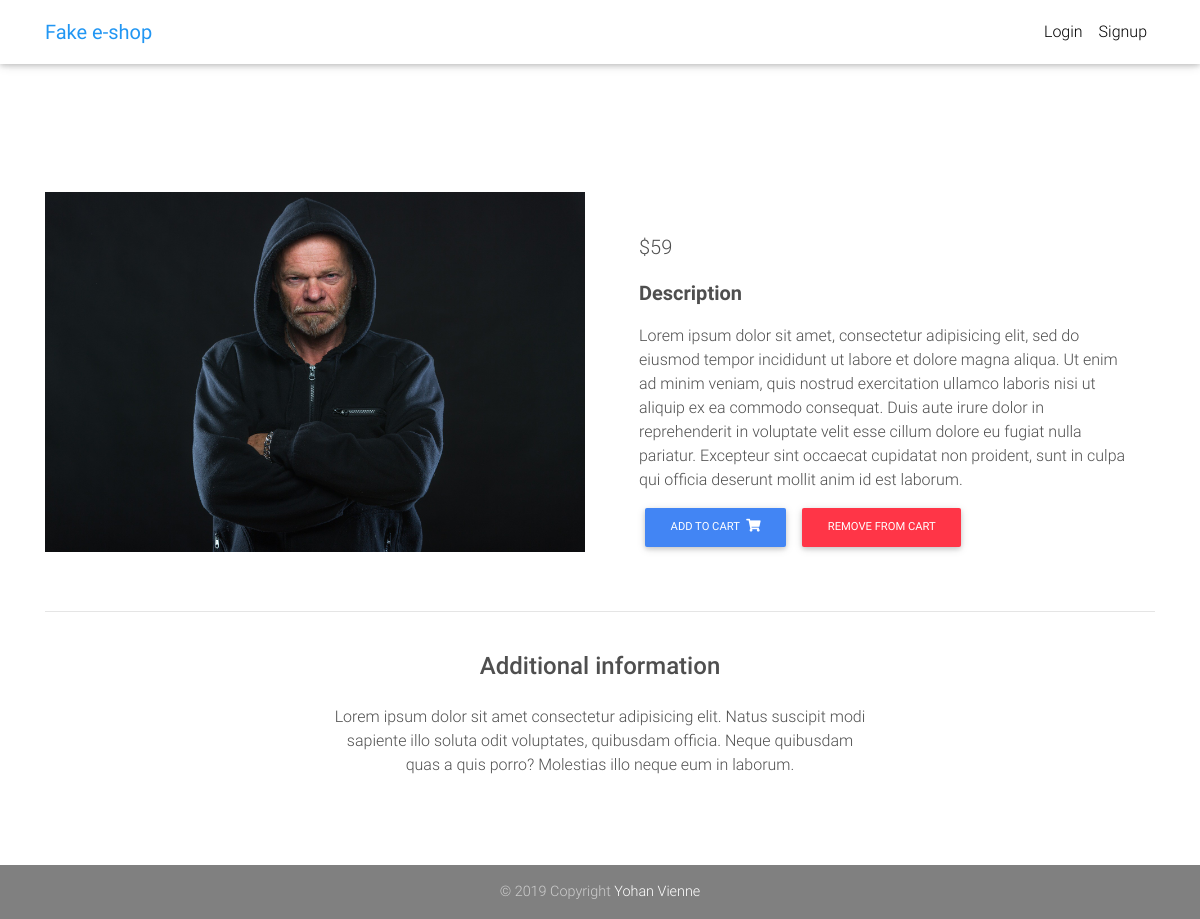
Screenshot of /product/blackjacket/ with the database file from the repository.
### core/models.py (models this page shows, shortened)
class Item(models.Model):
    title = models.CharField(max_length=100)
    price = models.IntegerField()
    discount_price = models.IntegerField(blank=True, null=True)
    category = models.ForeignKey(Category, on_delete=models.DO_NOTHING)
    label = models.CharField(choices=LABEL_CHOICES, max_length=3, default='NOR')
    img1 = models.ImageField(upload_to='item/')
    slug = models.SlugField()
    description = models.TextField()
    def get_add_to_cart_url(self):
        return reverse("core:add-to-cart", kwargs={
            'slug': self.slug
        })
    def get_remove_from_cart_url(self):
        return reverse("core:remove-from-cart", kwargs={
            'slug': self.slug
        })

### core/views.py (the view)
# urls.py: path('product/<slug>/', ItemDetailView.as_view(), name='product'),
class ItemDetailView(DetailView):
    model = Item
    template_name = "product.html"

### templates/product.html (shortened to what this page needs)
{% extends "base.html" %}
{% block content %}
  <main class="mt-5 pt-4">
    <div class="container dark-grey-text mt-5">
      <div class="row wow fadeIn">
        <div class="col-md-6 mb-4">
          <img src="{{item.img1.url}}" class="img-fluid" alt="">
        </div>
        <div class="col-md-6 mb-4">
          <div class="p-4">
            <p class="lead">
              {% if object.discount_price %}
              <span class="mr-1">
                <del>${{ object.price }}</del>
              </span>
              <span>${{ object.discount_price }}</span>
              {% else %}
              <span>${{ object.price }}</span>
              {% endif %}
            </p>
            <p class="lead font-weight-bold">Description</p>
            <p>{% lorem %}</p>
            <a href="{{ object.get_add_to_cart_url }}" class="btn btn-primary btn-md my-0 p">
              Add to cart
              <i class="fas fa-shopping-cart ml-1"></i>
            </a>
            <a href="{{ object.get_remove_from_cart_url }}" class="btn btn-danger btn-md my-0 p">
              Remove from cart
            </a>
          </div>
        </div>
      </div>
      <hr>
      <div class="row d-flex justify-content-center wow fadeIn">
        <div class="col-md-6 text-center">
          <h4 class="my-4 h4">Additional information</h4>
          <p>Lorem ipsum dolor sit amet consectetur adipisicing elit. Natus suscipit modi sapiente illo soluta odit
            voluptates,
            quibusdam officia. Neque quibusdam quas a quis porro? Molestias illo neque eum in laborum.</p>
        </div>
      </div>
      <div class="row wow fadeIn">
        <div class="col-lg-4 col-md-12 mb-4">
        </div>
        <div class="col-lg-4 col-md-6 mb-4">
        </div>
        <div class="col-lg-4 col-md-6 mb-4">
        </div>
      </div>
    </div>
  </main>
{% endblock content %}

### templates/base.html (style rules this page uses)
html, body, header, .carousel { height: 100vh; }
body { position: relative; }

### rows the page displays
Item: img1 (picture), price "59"
